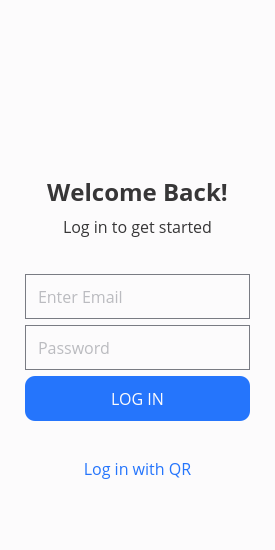
<?xml version="1.0" encoding="UTF-8"?>
<ui version="4.0">
 <class>Login</class>
 <widget class="QWidget" name="Login">
  <property name="geometry">
   <rect>
    <x>0</x>
    <y>0</y>
    <width>275</width>
    <height>550</height>
   </rect>
  </property>
  <property name="windowTitle">
   <string>Login</string>
  </property>
  <property name="windowIcon">
   <iconset resource="pictures.qrc">
    <normaloff>:/media/pics/logo_tac.png</normaloff>:/media/pics/logo_tac.png</iconset>
  </property>
  <property name="styleSheet">
   <string notr="true">background-color: #FCFBFC;</string>
  </property>
  <layout class="QGridLayout" name="gridLayout">
   <property name="leftMargin">
    <number>25</number>
   </property>
   <property name="topMargin">
    <number>30</number>
   </property>
   <property name="rightMargin">
    <number>25</number>
   </property>
   <property name="bottomMargin">
    <number>60</number>
   </property>
   <item row="0" column="0">
    <layout class="QGridLayout" name="gridLayout_3">
     <item row="0" column="0">
      <layout class="QGridLayout" name="gridLayout_2">
       <property name="bottomMargin">
        <number>30</number>
       </property>
       <item row="0" column="0">
        <widget class="QLabel" name="logo_">
         <property name="sizePolicy">
          <sizepolicy hsizetype="Expanding" vsizetype="Preferred">
           <horstretch>0</horstretch>
           <verstretch>0</verstretch>
          </sizepolicy>
         </property>
         <property name="maximumSize">
          <size>
           <width>100</width>
           <height>100</height>
          </size>
         </property>
         <property name="toolTipDuration">
          <number>0</number>
         </property>
         <property name="styleSheet">
          <string notr="true">background-color: transparent
;</string>
         </property>
         <property name="lineWidth">
          <number>0</number>
         </property>
         <property name="text">
          <string/>
         </property>
         <property name="pixmap">
          <pixmap resource="pictures.qrc">:/media/pics/logo_tac.png</pixmap>
         </property>
         <property name="scaledContents">
          <bool>true</bool>
         </property>
         <property name="indent">
          <number>0</number>
         </property>
        </widget>
       </item>
      </layout>
     </item>
     <item row="9" column="0">
      <widget class="QLabel" name="qr_button_">
       <property name="enabled">
        <bool>true</bool>
       </property>
       <property name="sizePolicy">
        <sizepolicy hsizetype="Preferred" vsizetype="Fixed">
         <horstretch>0</horstretch>
         <verstretch>0</verstretch>
        </sizepolicy>
       </property>
       <property name="font">
        <font>
         <family>Open Sans</family>
         <pointsize>12</pointsize>
         <italic>false</italic>
         <underline>false</underline>
         <strikeout>false</strikeout>
         <kerning>false</kerning>
         <fontweight>DemiBold</fontweight>
        </font>
       </property>
       <property name="cursor">
        <cursorShape>PointingHandCursor</cursorShape>
       </property>
       <property name="styleSheet">
        <string notr="true">color: #2575FC;</string>
       </property>
       <property name="lineWidth">
        <number>0</number>
       </property>
       <property name="text">
        <string>Log in with QR</string>
       </property>
       <property name="textFormat">
        <enum>Qt::TextFormat::PlainText</enum>
       </property>
       <property name="scaledContents">
        <bool>true</bool>
       </property>
       <property name="alignment">
        <set>Qt::AlignmentFlag::AlignCenter</set>
       </property>
       <property name="margin">
        <number>0</number>
       </property>
       <property name="indent">
        <number>0</number>
       </property>
      </widget>
     </item>
     <item row="1" column="0">
      <layout class="QGridLayout" name="gridLayout_4">
       <property name="leftMargin">
        <number>0</number>
       </property>
       <property name="rightMargin">
        <number>0</number>
       </property>
       <property name="bottomMargin">
        <number>30</number>
       </property>
       <item row="0" column="0">
        <widget class="QLabel" name="title_">
         <property name="enabled">
          <bool>true</bool>
         </property>
         <property name="sizePolicy">
          <sizepolicy hsizetype="Preferred" vsizetype="Fixed">
           <horstretch>0</horstretch>
           <verstretch>0</verstretch>
          </sizepolicy>
         </property>
         <property name="font">
          <font>
           <family>Open Sans</family>
           <pointsize>18</pointsize>
           <italic>false</italic>
           <bold>true</bold>
           <underline>false</underline>
           <strikeout>false</strikeout>
           <kerning>false</kerning>
          </font>
         </property>
         <property name="styleSheet">
          <string notr="true">color: #373637;
</string>
         </property>
         <property name="lineWidth">
          <number>0</number>
         </property>
         <property name="text">
          <string>Welcome Back!</string>
         </property>
         <property name="textFormat">
          <enum>Qt::TextFormat::PlainText</enum>
         </property>
         <property name="scaledContents">
          <bool>true</bool>
         </property>
         <property name="alignment">
          <set>Qt::AlignmentFlag::AlignCenter</set>
         </property>
         <property name="margin">
          <number>0</number>
         </property>
         <property name="indent">
          <number>0</number>
         </property>
        </widget>
       </item>
       <item row="1" column="0">
        <widget class="QLabel" name="subtitle_">
         <property name="enabled">
          <bool>true</bool>
         </property>
         <property name="sizePolicy">
          <sizepolicy hsizetype="Preferred" vsizetype="Fixed">
           <horstretch>0</horstretch>
           <verstretch>0</verstretch>
          </sizepolicy>
         </property>
         <property name="font">
          <font>
           <family>Open Sans</family>
           <pointsize>12</pointsize>
           <italic>false</italic>
           <underline>false</underline>
           <strikeout>false</strikeout>
           <kerning>false</kerning>
           <fontweight>DemiBold</fontweight>
          </font>
         </property>
         <property name="styleSheet">
          <string notr="true">color: #373637;
</string>
         </property>
         <property name="lineWidth">
          <number>0</number>
         </property>
         <property name="text">
          <string>Log in to get started</string>
         </property>
         <property name="textFormat">
          <enum>Qt::TextFormat::PlainText</enum>
         </property>
         <property name="scaledContents">
          <bool>true</bool>
         </property>
         <property name="alignment">
          <set>Qt::AlignmentFlag::AlignCenter</set>
         </property>
         <property name="margin">
          <number>0</number>
         </property>
         <property name="indent">
          <number>0</number>
         </property>
        </widget>
       </item>
      </layout>
     </item>
     <item row="2" column="0">
      <layout class="QGridLayout" name="gridLayout_5">
       <property name="leftMargin">
        <number>0</number>
       </property>
       <property name="rightMargin">
        <number>0</number>
       </property>
       <property name="bottomMargin">
        <number>30</number>
       </property>
       <item row="0" column="0">
        <widget class="QLineEdit" name="email_">
         <property name="minimumSize">
          <size>
           <width>0</width>
           <height>45</height>
          </size>
         </property>
         <property name="maximumSize">
          <size>
           <width>350</width>
           <height>45</height>
          </size>
         </property>
         <property name="font">
          <font>
           <family>Open Sans</family>
           <pointsize>12</pointsize>
           <italic>false</italic>
           <fontweight>ExtraLight</fontweight>
          </font>
         </property>
         <property name="toolTipDuration">
          <number>0</number>
         </property>
         <property name="styleSheet">
          <string notr="true">color: #797B83;
border: 1px solid #797B83;
padding: 10px;</string>
         </property>
         <property name="frame">
          <bool>false</bool>
         </property>
         <property name="cursorPosition">
          <number>0</number>
         </property>
         <property name="dragEnabled">
          <bool>true</bool>
         </property>
         <property name="placeholderText">
          <string>Enter Email</string>
         </property>
         <property name="cursorMoveStyle">
          <enum>Qt::CursorMoveStyle::VisualMoveStyle</enum>
         </property>
         <property name="clearButtonEnabled">
          <bool>true</bool>
         </property>
        </widget>
       </item>
       <item row="1" column="0">
        <widget class="QLineEdit" name="password_">
         <property name="minimumSize">
          <size>
           <width>0</width>
           <height>45</height>
          </size>
         </property>
         <property name="maximumSize">
          <size>
           <width>350</width>
           <height>45</height>
          </size>
         </property>
         <property name="font">
          <font>
           <family>Open Sans</family>
           <pointsize>12</pointsize>
           <italic>false</italic>
           <fontweight>ExtraLight</fontweight>
          </font>
         </property>
         <property name="toolTipDuration">
          <number>0</number>
         </property>
         <property name="styleSheet">
          <string notr="true">color: #797B83;
border: 1px solid #797B83;
padding: 10px;</string>
         </property>
         <property name="inputMask">
          <string/>
         </property>
         <property name="frame">
          <bool>false</bool>
         </property>
         <property name="echoMode">
          <enum>QLineEdit::EchoMode::Password</enum>
         </property>
         <property name="cursorPosition">
          <number>0</number>
         </property>
         <property name="alignment">
          <set>Qt::AlignmentFlag::AlignLeading|Qt::AlignmentFlag::AlignLeft|Qt::AlignmentFlag::AlignVCenter</set>
         </property>
         <property name="dragEnabled">
          <bool>true</bool>
         </property>
         <property name="placeholderText">
          <string>Password</string>
         </property>
         <property name="clearButtonEnabled">
          <bool>true</bool>
         </property>
        </widget>
       </item>
       <item row="2" column="0">
        <widget class="QPushButton" name="login_button_">
         <property name="sizePolicy">
          <sizepolicy hsizetype="Minimum" vsizetype="Fixed">
           <horstretch>0</horstretch>
           <verstretch>0</verstretch>
          </sizepolicy>
         </property>
         <property name="minimumSize">
          <size>
           <width>0</width>
           <height>45</height>
          </size>
         </property>
         <property name="maximumSize">
          <size>
           <width>16777215</width>
           <height>45</height>
          </size>
         </property>
         <property name="font">
          <font>
           <family>Open Sans</family>
           <pointsize>12</pointsize>
           <fontweight>DemiBold</fontweight>
          </font>
         </property>
         <property name="cursor">
          <cursorShape>PointingHandCursor</cursorShape>
         </property>
         <property name="autoFillBackground">
          <bool>false</bool>
         </property>
         <property name="styleSheet">
          <string notr="true">color: #FCFBFC;
background-color: #2575FC;
border-radius: 10px;</string>
         </property>
         <property name="text">
          <string>LOG IN</string>
         </property>
         <property name="checkable">
          <bool>false</bool>
         </property>
         <property name="autoDefault">
          <bool>false</bool>
         </property>
         <property name="default">
          <bool>false</bool>
         </property>
         <property name="flat">
          <bool>true</bool>
         </property>
        </widget>
       </item>
      </layout>
     </item>
    </layout>
   </item>
  </layout>
 </widget>
 <resources>
  <include location="pictures.qrc"/>
 </resources>
 <connections/>
</ui>
